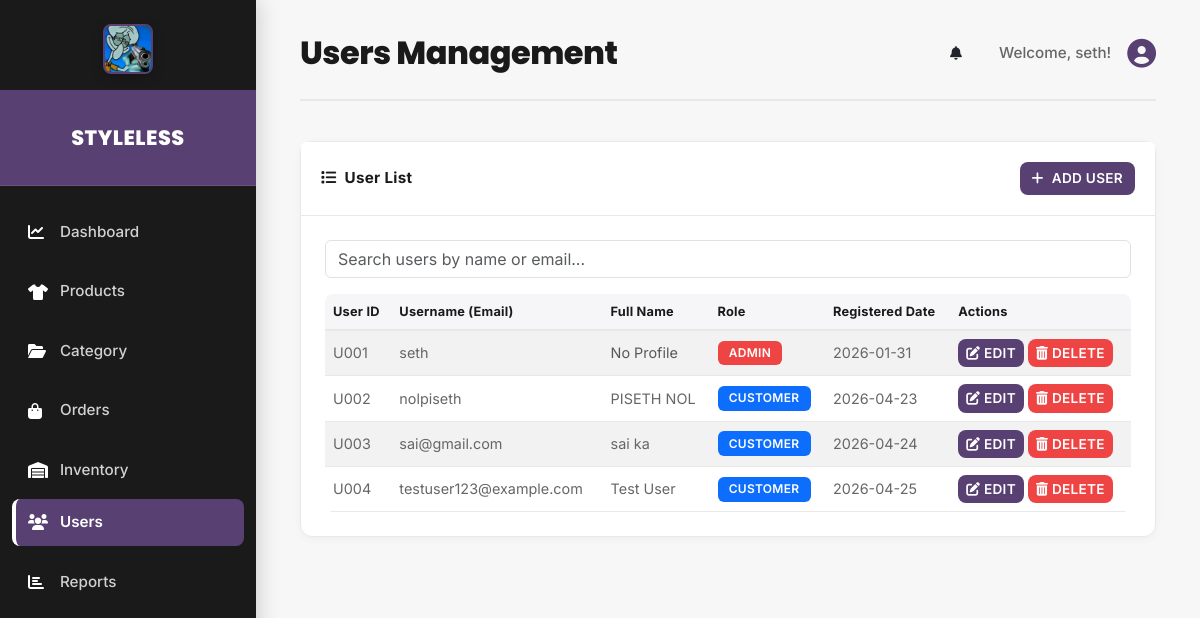
The app's page /admin/users (signed in) with its own data.
### model/User.py (models this page shows)
class User(db.Model):
    id = db.Column(db.Integer, primary_key=True)
    username = db.Column(db.String(100), unique=True, nullable=False)
    password = db.Column(db.String(100), nullable=False)
    role = db.Column(db.String(20), default='customer', nullable=False)
    created_at = db.Column(db.DateTime, default=datetime.utcnow, nullable=False)

### model/Customer.py (models this page shows, shortened)
class Customer(db.Model):
    __tablename__ = 'customer'
    id = db.Column(db.Integer, primary_key=True)
    user_id = db.Column(db.Integer, db.ForeignKey('user.id'), unique=True, nullable=False)
    first_name = db.Column(db.String(50))
    last_name = db.Column(db.String(50))
    email = db.Column(db.String(100), unique=True)
    phone = db.Column(db.String(20))
    address = db.Column(db.String(255))
    city = db.Column(db.String(50))
    state = db.Column(db.String(50))
    zip_code = db.Column(db.String(20))
    country = db.Column(db.String(50), default='Cambodia')
    created_at = db.Column(db.DateTime, default=datetime.utcnow, nullable=False)
    updated_at = db.Column(db.DateTime, default=datetime.utcnow, onupdate=datetime.utcnow, nullable=False)
    user = db.relationship('User', backref=db.backref('customer_profile', uselist=False))

### routes/backend/users.py (the view)
@app.get('/admin/users')
def users():
    module = 'users'
    rows = User.query.all()  # now returns ORM objects
    return render_template('backend/users.html', active_page='users', module=module, users=rows,page_title='Users Management')

### app.py (called while the page is built)
@app.before_request
def before_request():
    url = request.path
    if url.startswith('/admin') and not url.startswith('/admin/login') and not url.startswith('/do_admin_login'):
        if session.get("user_id") is None:
            flash("Please log in first.", "warning")
            return redirect(url_for("admin_login"))
        if session.get("role") != 'admin':
            flash("Access denied. You do not have admin privileges.", "danger")
            return redirect(url_for("admin_login"))

### templates/backend/users.html (shortened to what this page needs)
<!DOCTYPE html>
<html lang="en">
<head>
    <link href="https://cdn.jsdelivr.net/npm/bootstrap@5.3.0/dist/css/bootstrap.min.css" rel="stylesheet">
    <link rel="stylesheet" href="https://cdnjs.cloudflare.com/ajax/libs/font-awesome/6.0.0-beta3/css/all.min.css">
    <link rel="stylesheet" href="{{ url_for('static', filename='css/admin.css') }}">
</head>
<body>
    <div class="d-flex" id="wrapper">
        {% include 'backend/sidebar.html' %}
        <div id="page-content-wrapper">
            <div class="container-fluid" id="main-content">
                {% include 'backend/header.html' %}
                <div class="card mt-4">
                    <div class="card-header d-flex justify-content-between align-items-center">
                        <span><i class="fas fa-list me-2"></i>User List</span>
                        <a href="{{ url_for('addUser_page') }}" class="btn btn-primary">
                            <i class="fas fa-plus me-2"></i>Add User
                        </a>
                    </div>
                    <div class="card-body">
                        <div class="mb-3">
                            <input type="text" class="form-control" placeholder="Search users by name or email...">
                        </div>
                        <div class="table-responsive">
                            <table class="table table-striped table-hover align-middle">
                                <thead>
                                    <tr>
                                        <th>User ID</th>
                                        <th>Username (Email)</th>
                                        <th>Full Name</th>
                                        <th>Role</th>
                                        <th>Registered Date</th>
                                        <th>Actions</th>
                                    </tr>
                                </thead>
                                <tbody>
                                    {% for user in users %}
                                    <tr>
                                        <td>U{{ "%03d"|format(user.id) }}</td>
                                        <td>{{ user.username }}</td>
                                        <td>
                                            {% if user.customer_profile %}
                                                {{ user.customer_profile.first_name }} {{ user.customer_profile.last_name }}
                                            {% else %}
                                                <span class="text-muted">No Profile</span>
                                            {% endif %}
                                        </td>
                                        <td>
                                            {% if user.role == 'admin' %}
                                                <span class="badge bg-danger">Admin</span>
                                            {% else %}
                                                <span class="badge bg-primary">Customer</span>
                                            {% endif %}
                                        </td>
                                        <td>{{ user.created_at.strftime('%Y-%m-%d') if user.created_at else '' }}</td>
                                        <td>
                                            <a href="{{ url_for('editUser_page', user_id=user.id) }}"
                                                class="btn btn-sm btn-primary">
                                                <i class="fas fa-edit"></i> Edit
                                            </a>
                                            <button type="button" class="btn btn-sm btn-danger"
                                                onclick="confirmDelete('{{ user.id }}', '{{ user.username }}');">
                                                <i class="fas fa-trash-alt"></i> Delete
                                            </button>
                                        </td>
                                    </tr>
                                    {% endfor %}
                                </tbody>
                            </table>
                        </div>
                    </div>
                </div>
            </div>
        </div>
    </div>
</body>
</html>

### templates/backend/header.html (shortened to what this page needs)
<div class="dashboard-header-row">
    <h2>{{ page_title or 'Dashboard Overview' }}</h2>
    <div class="user-info">
        <button class="btn btn-link text-dark me-2" onclick="fetch('/notifications/test').then(r => r.json()).then(d => console.log('Test notification:', d))">
            <i class="fas fa-bell"></i>
        </button>
        <span class="d-none d-md-inline">Welcome, {{ session.username }}!</span>
        <div class="dropdown">
            <a class="dropdown-toggle" href="#" role="button" id="dropdownMenuLink" data-bs-toggle="dropdown">
                <i class="fas fa-user-circle"></i>
            </a>
        </div>
    </div>
</div>

### static/css/admin.css (style rules this page uses)
:root { --sidebar-bg: #1a1a1a; --main-bg: #f7f7f7; --accent-purple: #584073; --card-bg: #ffffff; --text-primary: #1a1a1a; --text-secondary: #666666; --text-light: #999999; --border-color: #e8e8e8; --shadow-sm: 0 2px 8px rgba(0, 0, 0, 0.04); --shadow-md: 0 8px 24px rgba(0, 0, 0, 0.08); --shadow-lg: 0 16px 40px rgba(0, 0, 0, 0.12); --sidebar-icon-color: #ffffff; --transition: all 0.3s cubic-bezier(0.4, 0, 0.2, 1); --font-primary: "Inter", -apple-system, BlinkMacSystemFont, "Segoe UI", sans-serif; --font-display: "Poppins", sans-serif; }
body { font-family: var(--font-primary); background-color: var(--main-bg); color: var(--text-primary); margin: 0; padding: 0; overflow-x: hidden; }
* { box-sizing: border-box; }
html, body { height: 100%; }
#wrapper { display: flex; height: 100%; }
#page-content-wrapper { width: 100%; padding: 2rem; margin-left: 16rem; transition: margin var(--transition); min-height: 100vh; background-color: var(--main-bg); }
.card { border-radius: 12px; border: 1px solid var(--border-color); box-shadow: var(--shadow-sm); margin-bottom: 1.5rem; background-color: var(--card-bg); transition: var(--transition); }
.card-header { background-color: var(--card-bg); border-bottom: 1px solid var(--border-color); font-weight: 700; padding: 1.25rem; border-top-left-radius: 11px; border-top-right-radius: 11px; color: var(--text-primary); font-size: 0.95rem; letter-spacing: 0.3px; }
.card-body { padding: 1.5rem; }
.table { --bs-table-hover-bg: rgba(88, 64, 115, 0.03); font-size: 0.9rem; margin-bottom: 0; }
.table th, .table td { vertical-align: middle; border-color: var(--border-color); }
.table th { background-color: rgba(88, 64, 115, 0.05); font-weight: 700; color: var(--text-primary); border-bottom: 2px solid var(--border-color); font-size: 0.8rem; letter-spacing: 0.2px; }
.table td { color: var(--text-secondary); }
.table-responsive { border-radius: 8px; overflow-x: auto; -webkit-overflow-scrolling: touch; }
.btn { font-weight: 600; letter-spacing: 0.3px; transition: var(--transition); text-transform: uppercase; font-size: 0.85rem; }
.btn-primary, .btn-success, .btn-info, .btn-warning, .btn-danger { border-radius: 8px; border: none; }
.btn-primary { background-color: var(--accent-purple); color: white; }
.btn-danger { background-color: #EF4444; }
@media (min-width: 992px) { #page-content-wrapper { margin-left: 16rem; width: calc(100% - 16rem); } }
.dashboard-header-row { display: flex; justify-content: space-between; align-items: center; margin-bottom: 2.5rem; padding-bottom: 1.5rem; border-bottom: 2px solid var(--border-color); }
.dashboard-header-row h2 { font-size: 2rem; font-weight: 800; margin-bottom: 0; color: var(--text-primary); font-family: var(--font-display); letter-spacing: -0.5px; }
.dashboard-header-row .user-info { display: flex; align-items: center; gap: 1rem; }
.dashboard-header-row .user-info span { font-size: 0.95rem; font-weight: 500; color: var(--text-secondary); }
.dashboard-header-row .dropdown-toggle { color: var(--accent-purple) !important; font-size: 1.8rem; cursor: pointer; transition: var(--transition); }
.dropdown-toggle::after { content: none; }
.badge { font-weight: 600; font-size: 0.75rem; letter-spacing: 0.3px; text-transform: uppercase; border-radius: 6px; padding: 0.4rem 0.7rem; }
.badge.bg-danger { background-color: #EF4444 !important; }

### records on screen
User: username "seth", id "001", shows "No Profile", role "ADMIN", created_at "2026-01-31"
User: id "002", username "nolpiseth", customer_profile.first_name "PISETH", customer_profile.last_name "NOL", role "CUSTOMER", created_at "2026-04-23"
User: id "003", username "sai@gmail.com", customer_profile.first_name "sai", customer_profile.last_name "ka", role "CUSTOMER", created_at "2026-04-24"
User: id "004", username "testuser123@example.com", customer_profile.first_name "Test", customer_profile.last_name "User", role "CUSTOMER", created_at "2026-04-25"

### other values on screen
{{ page_title or 'Dashboard Overview' }} "Users Management"
